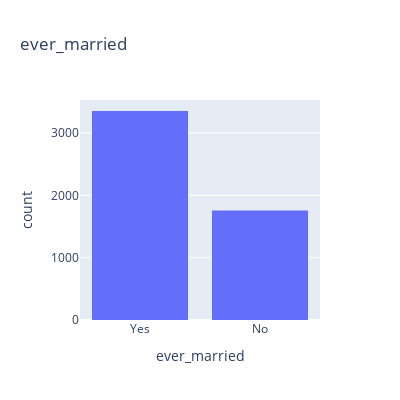

This figure's notebook cell:
### Markdown cell above
#### Married

### Code cell
print (f'{round(df["ever_married"].value_counts(normalize=True)*100,2)}')
fig = px.histogram(df, x="ever_married", title='ever_married', width=400, height=400)
fig.show()

### Figure 1 — Plotly figure (JSON) as saved in the notebook; plotly's stock layout.template omitted (floating-point values rounded to 4 significant figures; data arrays with more than 128 entries replaced by an {"elided": "..."} marker saying what was removed)
{"data": [{"alignmentgroup": "True", "bingroup": "x", "hovertemplate": "ever_married=%{x}<br>count=%{y}<extra></extra>", "legendgroup": "", "marker": {"color": "#636efa", "pattern": {"shape": ""}}, "name": "", "offsetgroup": "", "orientation": "v", "showlegend": false, "type": "histogram", "x": {"elided": "5110 str values"}, "xaxis": "x", "yaxis": "y"}], "layout": {"barmode": "relative", "height": 400, "legend": {"tracegroupgap": 0}, "title": {"text": "ever_married"}, "width": 400, "xaxis": {"anchor": "y", "domain": [0, 1], "title": {"text": "ever_married"}}, "yaxis": {"anchor": "x", "domain": [0, 1], "title": {"text": "count"}}}}
